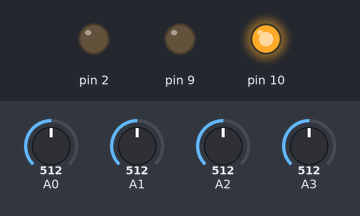
Recording of a sketch running on a simulated Arduino Uno, built with avr-gcc and run on an emulated ATmega328P. Parts: output pins drawn as LEDs (lit = HIGH). The test bench sets the inputs (shaded band); at power-on: A2 = 512, A0 = 512, A1 = 512, A3 = 512.

Above: at 1.2 s.
1.3 s: A2 set to 567
2.8 s: A2 set to 588
4.3 s: A2 set to 611
5.8 s: A2 set to 641
7.3 s: A2 set to 675
8.8 s: A2 set to 716
At 9.25 s:
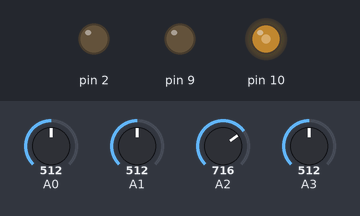
At 12.4 s:
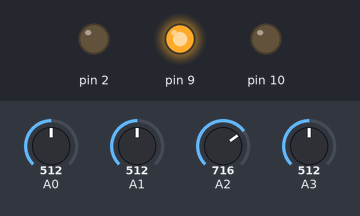
Timing chart, 0 to 12.8 s (numbered marks = the images above; inputs shaded):
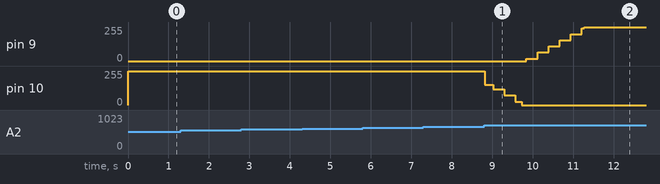

The sketch:

sw1__mokis-TABLET_s_conflicted_copy_2014-08-13_.ino
```cpp
#include "globals.h"

// Reads supply voltage of the servo
// Units in volts
void get_voltage() {
  float voltage_scale_factor = 0.01619;
  Voltage_raw = analogRead(A1);
  Voltage = Voltage_raw * voltage_scale_factor;
}

// Reads servo position
// Units in degrees. Usefull range is 0..180 deg.
// The value increases to anti clock wise direction when looked from the top of the servo
void get_pos() {
  int deg0 = 89;
  int deg180 = 932;
  float delta = deg180 - deg0;
  Pos_raw = analogRead(A2);
  Pos = 180 - ((Pos_raw - deg0) / delta) * 180.0;

  //Pos_vec[Pos_vec_i] = Pos;
  //if (Pos_vec_i < 3) {
  //  Pos_vec_i++;
  //} else {
  //  Pos_vec_i = 0;
  //}

  //Pos_filt = 0;

  //for (int i; i < 3; i++) {
  //  Pos_filt = Pos_filt + Pos_vec[i];
  //}
  float delta2 = Pos - Pos_filt;
  Pos_filt = Pos_filt + delta2 * 1.0;
}

// Virtual sensor for angular speed, calculated from servo position
// Units in deg/s
void get_speed() {
  int update_freq = 333; //[Hz]

  Speed = (Pos - Old_pos) * update_freq;
  float delta = Speed - Speed_filt;
  Speed_filt = Speed_filt + delta * 0.8;

  Old_pos = Pos;
}

// Reads current from supply line of MOSFETs
// Units in ampers
void get_current() {
  float current_scale_factor = 0.00339;
  Current_raw = analogRead(A0);
  Current = Current_raw * current_scale_factor;
}

// Reads TI temperature sensor
// Units in degC
void get_temp() {
  int temp130 = 89;
  int temp0 = 550;
  float delta = temp0 - temp130;
  Temp_raw = analogRead(A3);
  Temp = 130.0 - (float(Temp_raw - temp130) / delta) * 130.0;
}

void read_sensors() {
  get_voltage();
  get_current();
  get_temp();
  get_pos();
  get_speed();
}

float damper() {
  return Dampening_gain * Speed_filt;
}

void pos_controller() {
  if (Pos_old_pos < -900) {
    Pos_old_pos = Pos_filt;
  }

  float delta = Pos_filt - Pos_old_pos;
  Pos_old_pos = Pos_filt;

  // controller
  Pos_err = Pos_target - Pos;
  Pos_p = Pos_err * Pos_p_gain;
  Pos_i = Pos_i + Pos_err * Pos_i_gain;
  Pos_d = delta * Pos_d_gain;
  Pos_ctrl_value_ulim = Pos_p + Pos_i + Pos_d + damper();
  Pos_ctrl_value_lim = Pos_ctrl_value_ulim;

  // anti wind up
  if (Pos_i > Pos_i_limit) {
    Pos_i = Pos_i_limit;
  }

  if (Pos_i < -Pos_i_limit) {
    Pos_i = -Pos_i_limit;
  }

  // control value saturation
  if (Pos_ctrl_value_lim > Pos_ctrl_limit) {
    Pos_ctrl_value_lim = Pos_ctrl_limit;
  }

  if (Pos_ctrl_value_lim < -Pos_ctrl_limit) {
    Pos_ctrl_value_lim = -Pos_ctrl_limit;
  }

  // driver
  motor(Pos_ctrl_value_lim);
}

// Motor driver
// ctrl_value should be given in percents. Range is 100..-100
// Positive control values will cause torque to positive direction (see get_pos())
void motor(float ctrl_value) {
  Motor_ctrl = ctrl_value;

  if (ctrl_value > 0) {
    if (ctrl_value > 100) {
      ctrl_value = 100;
    }
    analogWrite(10, 0);
    analogWrite(9, int(ctrl_value*2.55));
  } else if (ctrl_value < 0) {
    if (ctrl_value < -100) {
      ctrl_value = -100;
    }
    analogWrite(9, 0);
    analogWrite(10, int(-ctrl_value*2.55));
  } else {
    analogWrite(9, 0);
    analogWrite(10, 0);
  }
}

/*
void controller_task() {
  Jitter = 1000 - (micros() - Old_micros);
  Old_micros = micros();

  if (Task_index == 0) {
    get_current();
  } else if (Task_index == 1) {
    get_voltage();
  } else if (Task_index == 2) {
    //get_pos();
  } else if (Task_index == 3) {
    get_current();
  } else if (Task_index == 4) {
    if (Mode == 0) {
      motor(0);
    }

    if (Mode == 1) {
      pos_controller();
    }
  }

  Task_index++;
  if (Task_index > 4) {
    Task_index = 0;
  }
}
*/


void setup() {
  Serial.begin(57600);
  pinMode(2, OUTPUT);
  pinMode(9, OUTPUT);
  pinMode(10, OUTPUT);

  // set controller task execution frequency to 500Hz (2ms interval)
  //FlexiTimer2::set(10, 1.0/10000, controller_task);
  //FlexiTimer2::start();
}

void loop() {
  Old_micros = micros();

  long udelta;
  serial_com();
  read_sensors();

  if (Mode == 0) {
    motor(0);
  }

  if (Mode == 1) {
    pos_controller();
  }

  if (Mode == 2) {
    motor( damper() );
  }

  TET = micros() - Old_micros;

  udelta = micros() - Old_micros2;
  while (udelta < 2935 && udelta > 0) {
    udelta = micros() - Old_micros2;
  }

  Cycle_time = micros() - Old_micros2;
  Old_micros2 = micros();
}
```

com.ino
```cpp
#include <EEPROM.h>

int com_state = 0;

void serial_com() {
  int id = 0;
  int len = 0;
  int addr2 = 0;
  byte value[4];
  byte run_loop = 0;

  if (Serial.available()) {
    run_loop = 1;
  }

  while (run_loop) {
    if (com_state == 0 && Serial.available()) {
      id = Serial.read();
      com_state = 1;
    }

    if (com_state == 1 && Serial.available()) {
      len = Serial.read();
      com_state = 2;
    }

    if (com_state == 2 && Serial.available()) {
      addr2 = addr2 + (Serial.read());
      com_state = 3;
    }

    if (com_state == 3 && Serial.available()) {
      addr2 = addr2 + (Serial.read() << 8);
      if (id < 64) {
        com_state = 4;     // read value
      } else {
        com_state = 5;     // write value
      }
    }

    if (com_state == 4) {

      Serial.write(id);
      Serial.write(len);

      if (id < 9) {

        // disable interrupts, should prevent data corruption
        noInterrupts();

        // read len bytes from memory
        for (int i = 0; i < len; i++) {
          value[i] = *(byte*)addr2;
          addr2++;
        }

        interrupts();

      } else {

        // read len bytes from eeprom
        for (int i = 0; i < len; i++) {
          value[i] = EEPROM.read(addr2);
          addr2++;
        }
      }

      // write bytes to serial
      for (int i = 0; i < len; i++) {
        Serial.write( value[i] );
      }
      com_state = 0;
      break;
    }

    if (com_state == 5 && Serial.available()) {
      value[0] = Serial.read();

      if (len > 1) {
        com_state = 6;
      } else {
        com_state = 9;
      }
    }

    if (com_state == 6 && Serial.available()) {
      value[1] = Serial.read();
      if (len > 2) {
        com_state = 7;
      } else {
        com_state = 9;
      }
    }

    if (com_state == 7 && Serial.available()) {
      value[2] = Serial.read();
      com_state = 8;
    }

    if (com_state == 8 && Serial.available()) {
      value[3] = Serial.read();
      com_state = 9;
    }

    if (com_state == 9) {
      // disable interrupts, should prevent data corruption

      if (id < 72) {

        noInterrupts();

        // write len bytes to memory
        for (int i = 0; i < len; i++) {
          *(byte*)addr2 = value[i];
          addr2++;
        }
        interrupts();

      } else {

        // write len bytes to eeprom
        for (int i = 0; i < len; i++) {
          EEPROM.write(addr2, value[i]);
          addr2++;
        }
      }


      Serial.write(id);
      Serial.write(len);

      com_state = 0;
      break;
    }
  }
}
```

globals.h
```cpp
int Mode = 1;

// raw sensor values
int Voltage_raw = 0;
int Current_raw = 0;
int Temp_raw = 0;
int Pos_raw = 0;

// scaled sensor values
float Voltage = 0;
float Current = 0;
float Temp = 0;
float Pos = 0;
float Pos_filt = 0;
float Pos_vec[] = {0,0,0,0};
int Pos_vec_i = 0;

// speed calculation
float Old_pos = 0;
float Speed = 0;
float Speed_filt = 0;

// damper
float Dampening_gain = -0.1;

// position controller parameters
float Pos_p_gain = 10;
float Pos_i_gain = 0.05;
float Pos_d_gain = 10;
float Pos_i_limit = 100;
float Pos_ctrl_limit = 100;

// position controller signals
float Pos_p = 0;
float Pos_i = 0;
float Pos_d = 0;
float Pos_err = 0;
float Pos_target = 50;
float Pos_ctrl_value_ulim = 0;
float Pos_ctrl_value_lim = 0;

float Motor_ctrl = 0;

float Pos_integrator  = 0;
float Pos_old_pos = -999;

float Old_micros = 0;
float TET = 0;

float Old_micros2 = 0;
float Cycle_time = 0;

int Task_index = 0;
```

Measured:
- after the input at 1.3 s, every drawn part: stays the same
- after the input at 2.8 s, every drawn part: stays the same
- after the input at 4.3 s, every drawn part: stays the same
- after the input at 5.8 s, every drawn part: stays the same
- after the input at 8.8 s, pin 9: moves from 0/255 to 255/255 over 1.4 s, starting after 1.0 s; pin 10: moves from 255/255 to 0/255 over 0.92 s, starting at once
